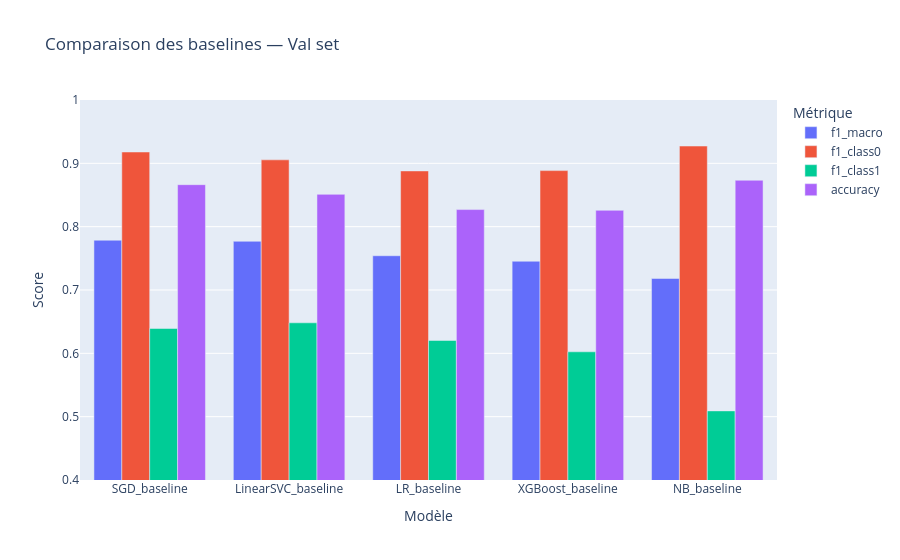

Notebook code for this chart:
### Markdown cell above
### Description de l'étape

Tableau récapitulatif et visualisation des 5 baselines (LR, NB, SGD, LinearSVC, XGBoost) avant l'optimisation Optuna. Permet d'identifier les tendances et de mesurer le gain apporté par Optuna sur chaque modèle.

### Code cell
df_baselines = pd.DataFrame(results).sort_values("f1_macro", ascending=False)
display(df_baselines)

fig = px.bar(
    df_baselines.melt(id_vars="model",
                      value_vars=["f1_macro", "f1_class0", "f1_class1", "accuracy"]),
    x="model", y="value", color="variable", barmode="group",
    title="Comparaison des baselines — Val set",
    labels={"value": "Score", "variable": "Métrique", "model": "Modèle"}
)
fig.update_layout(yaxis_range=[0.4, 1.0])
fig.show()

### Figure 1 — Plotly figure (JSON) as saved in the notebook; plotly's stock layout.template omitted (floating-point values rounded to 4 significant figures)
{"data": [{"alignmentgroup": "True", "hovertemplate": "Métrique=f1_macro<br>Modèle=%{x}<br>Score=%{y}<extra></extra>", "legendgroup": "f1_macro", "marker": {"color": "#636efa", "pattern": {"shape": ""}}, "name": "f1_macro", "offsetgroup": "f1_macro", "orientation": "v", "showlegend": true, "textposition": "auto", "type": "bar", "x": ["SGD_baseline", "LinearSVC_baseline", "LR_baseline", "XGBoost_baseline", "NB_baseline"], "xaxis": "x", "y": [0.7786, 0.7769, 0.7541, 0.7454, 0.7182], "yaxis": "y"}, {"alignmentgroup": "True", "hovertemplate": "Métrique=f1_class0<br>Modèle=%{x}<br>Score=%{y}<extra></extra>", "legendgroup": "f1_class0", "marker": {"color": "#EF553B", "pattern": {"shape": ""}}, "name": "f1_class0", "offsetgroup": "f1_class0", "orientation": "v", "showlegend": true, "textposition": "auto", "type": "bar", "x": ["SGD_baseline", "LinearSVC_baseline", "LR_baseline", "XGBoost_baseline", "NB_baseline"], "xaxis": "x", "y": [0.9179, 0.9055, 0.888, 0.8885, 0.9273], "yaxis": "y"}, {"alignmentgroup": "True", "hovertemplate": "Métrique=f1_class1<br>Modèle=%{x}<br>Score=%{y}<extra></extra>", "legendgroup": "f1_class1", "marker": {"color": "#00cc96", "pattern": {"shape": ""}}, "name": "f1_class1", "offsetgroup": "f1_class1", "orientation": "v", "showlegend": true, "textposition": "auto", "type": "bar", "x": ["SGD_baseline", "LinearSVC_baseline", "LR_baseline", "XGBoost_baseline", "NB_baseline"], "xaxis": "x", "y": [0.6392, 0.6482, 0.6203, 0.6024, 0.5091], "yaxis": "y"}, {"alignmentgroup": "True", "hovertemplate": "Métrique=accuracy<br>Modèle=%{x}<br>Score=%{y}<extra></extra>", "legendgroup": "accuracy", "marker": {"color": "#ab63fa", "pattern": {"shape": ""}}, "name": "accuracy", "offsetgroup": "accuracy", "orientation": "v", "showlegend": true, "textposition": "auto", "type": "bar", "x": ["SGD_baseline", "LinearSVC_baseline", "LR_baseline", "XGBoost_baseline", "NB_baseline"], "xaxis": "x", "y": [0.8663, 0.851, 0.827, 0.8258, 0.8733], "yaxis": "y"}], "layout": {"barmode": "group", "legend": {"title": {"text": "Métrique"}, "tracegroupgap": 0}, "title": {"text": "Comparaison des baselines — Val set"}, "xaxis": {"anchor": "y", "domain": [0, 1], "title": {"text": "Modèle"}}, "yaxis": {"anchor": "x", "domain": [0, 1], "range": [0.4, 1], "title": {"text": "Score"}}}}
